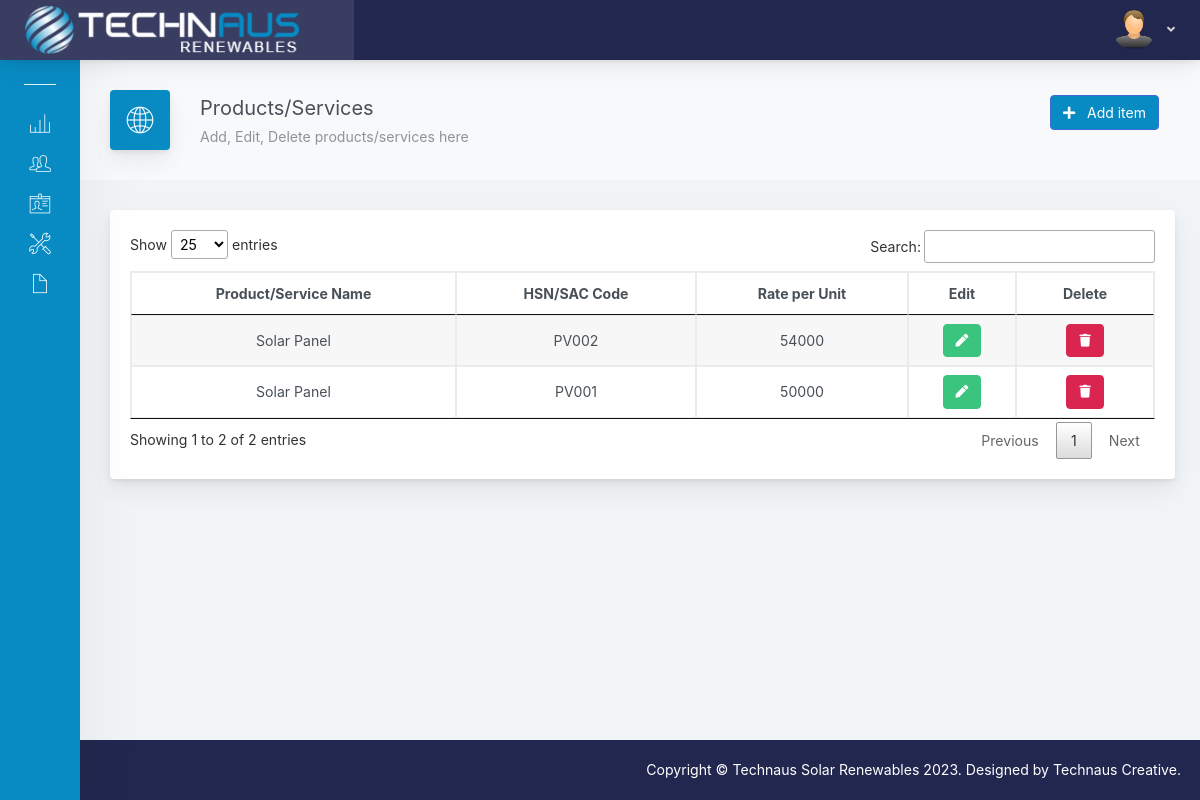
The app's page /admin_invoice/product_display.php (signed in) with its own data.
### tables this page shows
CREATE TABLE `product` (
  `product_id` int(11) NOT NULL,
  `user_id` int(11) NOT NULL,
  `product_description` varchar(250) NOT NULL,
  `sac` varchar(10) NOT NULL,
  `rate` int(11) NOT NULL
);

### admin_invoice/product_display.php (the view, shortened to what this page needs)
<?php
include 'includes/db.php';
include 'includes/header.php';
include 'includes/navbar.php';
$sql= "SELECT * FROM users WHERE email = '$username'";
        $sql_run = mysqli_query($con, $sql);
        $row_a = mysqli_fetch_assoc($sql_run);
        $user_id= $row_a['id'];
?>
<div class="app-main__outer">
 <div class="app-main__inner">
    <div class="app-page-title">
        <div class="page-title-wrapper">
           <div class="page-title-heading">
                <div class="page-title-icon">
                     <i class="pe-7s-global">
                    </i>
                </div>
                <div>Products/Services
                    <div class="page-title-subheading">Add, Edit, Delete products/services here
                    </div>
                </div>
            </div>
            <div class="page-title-actions">
             <button style="font-size:14px;" type="button" class="btn mr-3 mb-3 btn-primary" data-toggle="modal" data-target="#addproduct">
                                          <i class="fa fa-plus"></i>&nbsp;&nbsp;  Add item
                                        </button>
            </div>
         </div>
    </div>
    <div class="tab-content">
        <div class="tab-pane tabs-animation fade show active" id="tab-content-0" role="tabpanel">
            <div class="main-card mb-3 card">
                <div class="card-body">
<?php
        $query = "SELECT * FROM product WHERE user_id='$user_id' ";
        $query_run = mysqli_query($con, $query);
    ?>
      <table class="table table-striped table-bordered " id="table" >
        <thead align="center">
          <tr>
              <th>Product/Service Name</th>
              <th>HSN/SAC Code </th>
              <th>Rate per Unit</th>
              <th>Edit</th>
              <th>Delete</th>
          </tr>
        </thead>
        <tbody align="center">
        <?php
            while($row = mysqli_fetch_assoc($query_run))
            {
               ?>
          <tr>
            <td><?php  echo $row['product_description']; ?></td>
            <td><?php  echo $row['sac']; ?></td>
            <td><?php  echo $row['rate']; ?></td>
            <td>
                <form action="product_edit.php" method="post">
                    <button  type="submit" name="edit_btn" class="btn btn-success"> <i class="fa fa-pen"></i></button>
                </form>
            </td>
            <td>
            <button type="button" data-id1="<?php echo $row['product_id']; ?>" id="deleteproduct" class="btn btn-danger"><i class="fa fa-trash"></i></button>
            </td>
          </tr>
          <?php
            }
        ?>
        </tbody>
      </table>
      </div>
             </div>
         </div>
     </div>
</div>
<?php
include 'includes/footer.php';
?>

### records on screen
product: product_description "Solar Panel", sac "PV001", rate "50000"
product: product_description "Solar Panel", sac "PV002", rate "54000"
